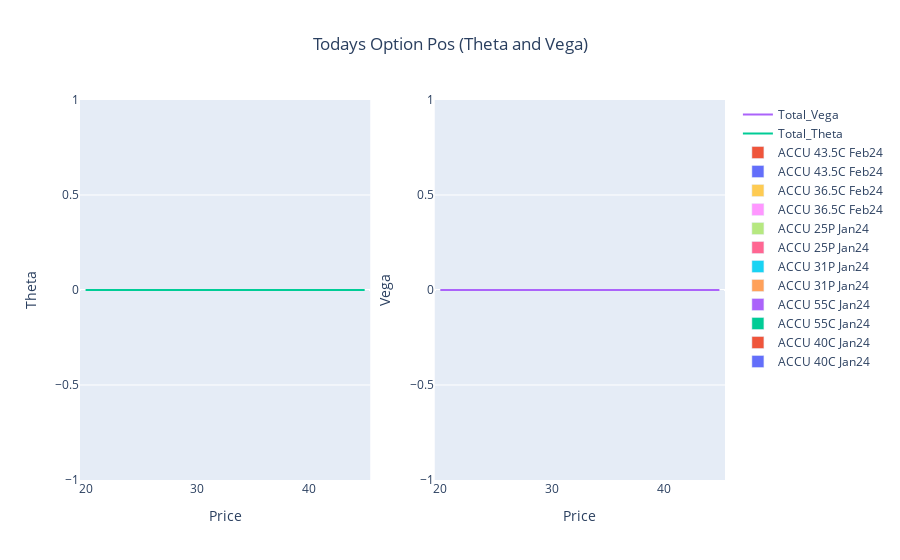

Here is the notebook cell this chart was saved with:
### Code cell
fig_t = go.Figure()
for i in list(t)[1:-1]:
    fig_t.add_trace(go.Bar(x=t.Price, y=t[i], name=i, base=0))

fig_t.add_trace(go.Scatter(x=t.Price, y=t.Option_Theta, mode='lines', name='Total_Theta'))


#~~~~~~~~~~~~~~~~~~~~~~~~~~~~~~~~~~~~~~~~~~~~~~~~~~~~~~~~~~~~~~~~~~~~~~~~~~~~~~~~~
fig_v = go.Figure()
for i in list(v)[1:-1]:
    fig_v.add_trace(go.Bar(x=v.Price, y=v[i], name=i, base=0))

fig_v.add_trace(go.Scatter(x=v.Price, y=v.Option_Vega, mode='lines', name='Total_Vega'))

#~~~~~~~~~~~~~~~~~~~~~~~~~~~~~~~~~~~~~~~~~~~~~~~~~~~~~~~~~~~~~~~~~~~~~~~~~~~~~~~~
fig = make_subplots(rows=1, cols=2)
for i in range(0,len(fig_p.data)):
    fig.add_trace(fig_t.data[i], row=1, col=1)
    fig.add_trace(fig_v.data[i], row=1, col=2)
    
fig.update_layout(title={'text': 'Todays Option Pos (Theta and Vega)','x': 0.5,'xanchor': 'center'}, barmode='stack')

fig.update_xaxes(title_text="Price", row=1, col=1)
fig.update_yaxes(title_text="Theta", row=1, col=1)
fig.update_xaxes(title_text="Price", row=1, col=2)
fig.update_yaxes(title_text="Vega", row=1, col=2)    
fig.show()

### Figure 1 — Plotly figure (JSON) as saved in the notebook; plotly's stock layout.template omitted (floating-point values rounded to 4 significant figures)
{"data": [{"base": 0, "name": "ACCU 40C Jan24", "type": "bar", "x": [20, 21, 22, 23, 24, 25, 26, 27, 28, 29, 30, 31, 32, 33, 34, 35, 36, 37, 38, 39, 40, 41, 42, 43, 44, 45], "xaxis": "x", "y": [0, 0, 0, 0, 0, 0, 0, 0, 0, 0, 0, 0, 0, 0, 0, 0, 0, 0, 0, 0, 0, 0, 0, 0, 0, 0], "yaxis": "y"}, {"base": 0, "name": "ACCU 40C Jan24", "type": "bar", "x": [20, 21, 22, 23, 24, 25, 26, 27, 28, 29, 30, 31, 32, 33, 34, 35, 36, 37, 38, 39, 40, 41, 42, 43, 44, 45], "xaxis": "x2", "y": [0, 0, 0, 0, 0, 0, 0, 0, 0, 0, 0, 0, 0, 0, 0, 0, 0, 0, 0, 0, 0, 0, 0, 0, 0, 0], "yaxis": "y2"}, {"base": 0, "name": "ACCU 55C Jan24", "type": "bar", "x": [20, 21, 22, 23, 24, 25, 26, 27, 28, 29, 30, 31, 32, 33, 34, 35, 36, 37, 38, 39, 40, 41, 42, 43, 44, 45], "xaxis": "x", "y": [0, 0, 0, 0, 0, 0, 0, 0, 0, 0, 0, 0, 0, 0, 0, 0, 0, 0, 0, 0, 0, 0, 0, 0, 0, 0], "yaxis": "y"}, {"base": 0, "name": "ACCU 55C Jan24", "type": "bar", "x": [20, 21, 22, 23, 24, 25, 26, 27, 28, 29, 30, 31, 32, 33, 34, 35, 36, 37, 38, 39, 40, 41, 42, 43, 44, 45], "xaxis": "x2", "y": [0, 0, 0, 0, 0, 0, 0, 0, 0, 0, 0, 0, 0, 0, 0, 0, 0, 0, 0, 0, 0, 0, 0, 0, 0, 0], "yaxis": "y2"}, {"base": 0, "name": "ACCU 31P Jan24", "type": "bar", "x": [20, 21, 22, 23, 24, 25, 26, 27, 28, 29, 30, 31, 32, 33, 34, 35, 36, 37, 38, 39, 40, 41, 42, 43, 44, 45], "xaxis": "x", "y": [0, 0, 0, 0, 0, 0, 0, 0, 0, 0, 0, 0, 0, 0, 0, 0, 0, 0, 0, 0, 0, 0, 0, 0, 0, 0], "yaxis": "y"}, {"base": 0, "name": "ACCU 31P Jan24", "type": "bar", "x": [20, 21, 22, 23, 24, 25, 26, 27, 28, 29, 30, 31, 32, 33, 34, 35, 36, 37, 38, 39, 40, 41, 42, 43, 44, 45], "xaxis": "x2", "y": [0, 0, 0, 0, 0, 0, 0, 0, 0, 0, 0, 0, 0, 0, 0, 0, 0, 0, 0, 0, 0, 0, 0, 0, 0, 0], "yaxis": "y2"}, {"base": 0, "name": "ACCU 25P Jan24", "type": "bar", "x": [20, 21, 22, 23, 24, 25, 26, 27, 28, 29, 30, 31, 32, 33, 34, 35, 36, 37, 38, 39, 40, 41, 42, 43, 44, 45], "xaxis": "x", "y": [0, 0, 0, 0, 0, 0, 0, 0, 0, 0, 0, 0, 0, 0, 0, 0, 0, 0, 0, 0, 0, 0, 0, 0, 0, 0], "yaxis": "y"}, {"base": 0, "name": "ACCU 25P Jan24", "type": "bar", "x": [20, 21, 22, 23, 24, 25, 26, 27, 28, 29, 30, 31, 32, 33, 34, 35, 36, 37, 38, 39, 40, 41, 42, 43, 44, 45], "xaxis": "x2", "y": [0, 0, 0, 0, 0, 0, 0, 0, 0, 0, 0, 0, 0, 0, 0, 0, 0, 0, 0, 0, 0, 0, 0, 0, 0, 0], "yaxis": "y2"}, {"base": 0, "name": "ACCU 36.5C Feb24", "type": "bar", "x": [20, 21, 22, 23, 24, 25, 26, 27, 28, 29, 30, 31, 32, 33, 34, 35, 36, 37, 38, 39, 40, 41, 42, 43, 44, 45], "xaxis": "x", "y": [0, 0, 0, 0, 0, 0, 0, 0, 0, 0, 0, 0, 0, 0, 0, 0, 0, 0, 0, 0, 0, 0, 0, 0, 0, 0], "yaxis": "y"}, {"base": 0, "name": "ACCU 36.5C Feb24", "type": "bar", "x": [20, 21, 22, 23, 24, 25, 26, 27, 28, 29, 30, 31, 32, 33, 34, 35, 36, 37, 38, 39, 40, 41, 42, 43, 44, 45], "xaxis": "x2", "y": [0, 0, 0, 0, 0, 0, 0, 0, 0, 0, 0, 0, 0, 0, 0, 0, 0, 0, 0, 0, 0, 0, 0, 0, 0, 0], "yaxis": "y2"}, {"base": 0, "name": "ACCU 43.5C Feb24", "type": "bar", "x": [20, 21, 22, 23, 24, 25, 26, 27, 28, 29, 30, 31, 32, 33, 34, 35, 36, 37, 38, 39, 40, 41, 42, 43, 44, 45], "xaxis": "x", "y": [0, 0, 0, 0, 0, 0, 0, 0, 0, 0, 0, 0, 0, 0, 0, 0, 0, 0, 0, 0, 0, 0, 0, 0, 0, 0], "yaxis": "y"}, {"base": 0, "name": "ACCU 43.5C Feb24", "type": "bar", "x": [20, 21, 22, 23, 24, 25, 26, 27, 28, 29, 30, 31, 32, 33, 34, 35, 36, 37, 38, 39, 40, 41, 42, 43, 44, 45], "xaxis": "x2", "y": [0, 0, 0, 0, 0, 0, 0, 0, 0, 0, 0, 0, 0, 0, 0, 0, 0, 0, 0, 0, 0, 0, 0, 0, 0, 0], "yaxis": "y2"}, {"mode": "lines", "name": "Total_Theta", "type": "scatter", "x": [20, 21, 22, 23, 24, 25, 26, 27, 28, 29, 30, 31, 32, 33, 34, 35, 36, 37, 38, 39, 40, 41, 42, 43, 44, 45], "xaxis": "x", "y": [0, 0, 0, 0, 0, 0, 0, 0, 0, 0, 0, 0, 0, 0, 0, 0, 0, 0, 0, 0, 0, 0, 0, 0, 0, 0], "yaxis": "y"}, {"mode": "lines", "name": "Total_Vega", "type": "scatter", "x": [20, 21, 22, 23, 24, 25, 26, 27, 28, 29, 30, 31, 32, 33, 34, 35, 36, 37, 38, 39, 40, 41, 42, 43, 44, 45], "xaxis": "x2", "y": [0, 0, 0, 0, 0, 0, 0, 0, 0, 0, 0, 0, 0, 0, 0, 0, 0, 0, 0, 0, 0, 0, 0, 0, 0, 0], "yaxis": "y2"}], "layout": {"barmode": "stack", "title": {"text": "Todays Option Pos (Theta and Vega)", "x": 0.5, "xanchor": "center"}, "xaxis": {"anchor": "y", "domain": [0, 0.45], "title": {"text": "Price"}}, "xaxis2": {"anchor": "y2", "domain": [0.55, 1], "title": {"text": "Price"}}, "yaxis": {"anchor": "x", "domain": [0, 1], "title": {"text": "Theta"}}, "yaxis2": {"anchor": "x2", "domain": [0, 1], "title": {"text": "Vega"}}}}
